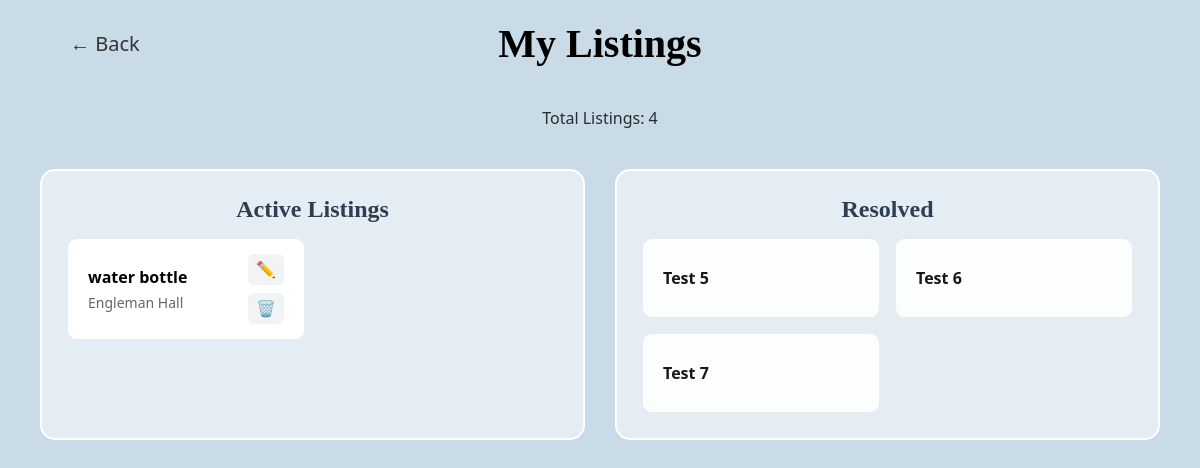
/my_listings (signed in), run on an earlier commit of the app's database.
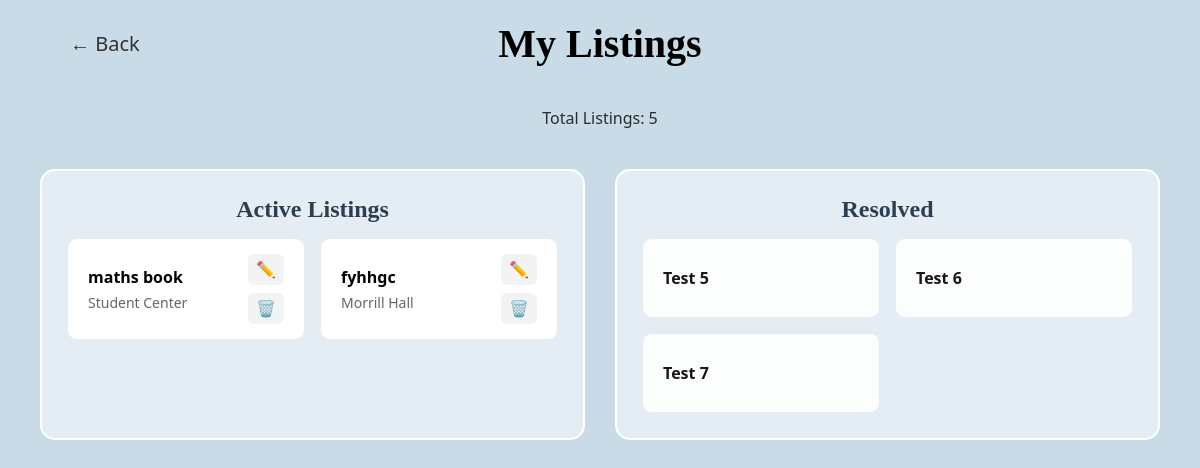
And on a later commit of the database.
### models.py (models this page shows)
class Post(db.Model):
    __tablename__ = 'post'
    id = db.Column(db.Integer, primary_key=True)
    user_id = db.Column(db.Integer, db.ForeignKey('user.id'), nullable=False)
    post_date = db.Column(db.DateTime, default=datetime.utcnow)
    item_name = db.Column(db.String(255), nullable=False)
    description = db.Column(db.Text)
    category = db.Column(db.String(100))
    location = db.Column(db.String(255))
    image_url = db.Column(db.String(500))
    is_claimed = db.Column(db.Boolean, default=False)
    reports = db.relationship('Report', backref='post', cascade="all, delete-orphan")

### app.py (the view)
@app.route("/my_listings")
def my_listings():
    if 'user_id' not in session:
        return redirect("/")
    current_user_id = session['user_id']
    user_posts = Post.query.filter_by(
        user_id=current_user_id).order_by(Post.post_date.desc()).all()
    return render_template("my_listings.html", posts=user_posts)

### templates/my_listings.html (shortened to what this page needs)
<!DOCTYPE html>
<html lang="en">
<head>
    <link rel="stylesheet" href="static/app.css">
    <link rel="stylesheet" href="static/my_listings.css">
</head>
<body class="app-layout">
    <div class="messages-header">
        <a href="/dashboard" class="back-link-messages">&larr; Back</a>
        <h1>My Listings</h1>
    </div>
     <div id="listing-count">Total Listings: 8</div>
    <main class="listings-split-view">
        <section class="listing-column">
            <h2>Active Listings</h2>
                <div class="column-grid">
    {% for post in posts %}
    <div class="listing-card">
        <div class="listing-info">
            <strong>{{ post.item_name }}</strong>
            <p>{{ post.location }}</p>
        </div>
        <div class="listing-actions">
        <button class="icon-btn" onclick="editListing('{{ post.id }}')">✏️</button>
        <button class="icon-btn delete-btn" onclick="deleteListing('{{ post.id }}')">🗑️</button>        </div>
    </div>
    {% else %}
        <p>You haven't created any listings yet.</p>
    {% endfor %}
</div>
        </section>
        <section class="listing-column resolved-zone">
            <h2>Resolved</h2>
            <div class="column-grid">
                <div class="listing-card"><strong>Test 5</strong></div>
                <div class="listing-card"><strong>Test 6</strong></div>
                <div class="listing-card"><strong>Test 7</strong></div>
            </div>
        </section>
    </main>
</body>
</html>

What changed in the data, as far as the page shows it:
added Post: item_name "maths book", location "Student Center"
changed Post: item_name "water bottle" → "fyhhgc"; location "Engleman Hall" → "Morrill Hall"
Also different on the page:
text written by a page script: "Total Listings: 4" → "Total Listings: 5"
